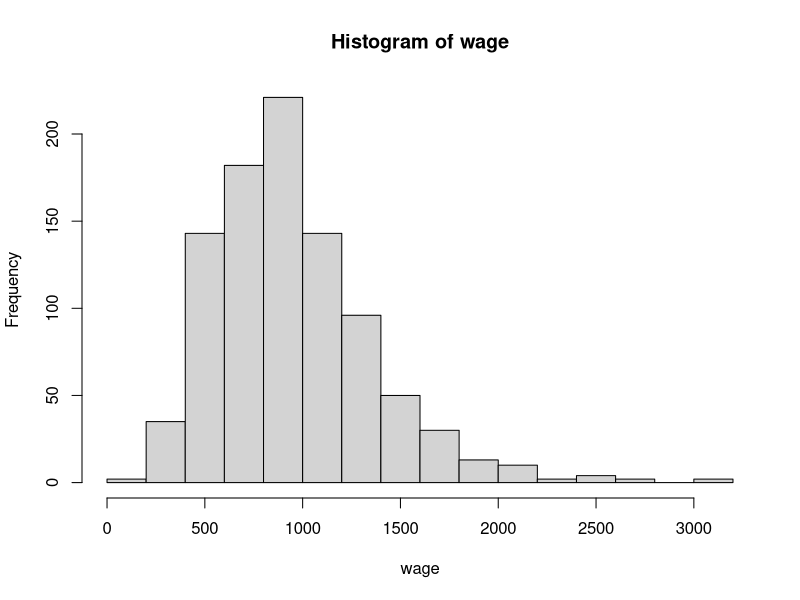
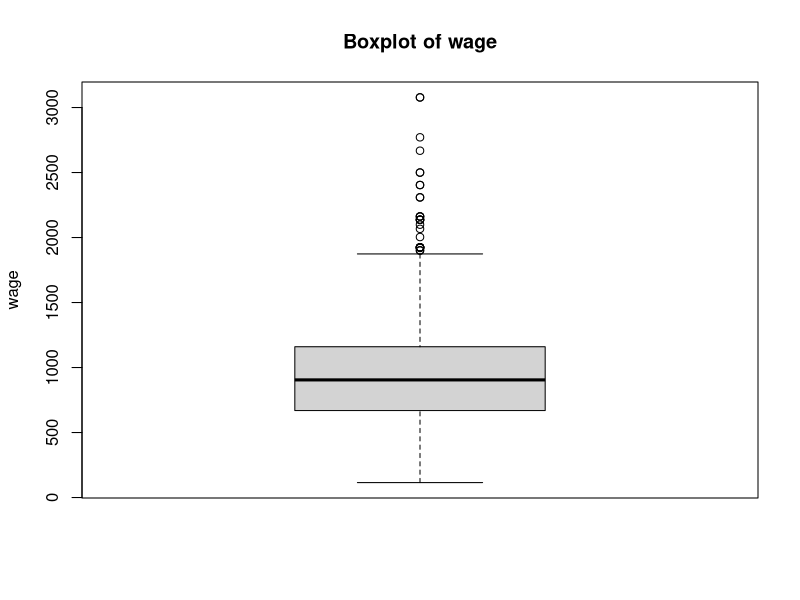
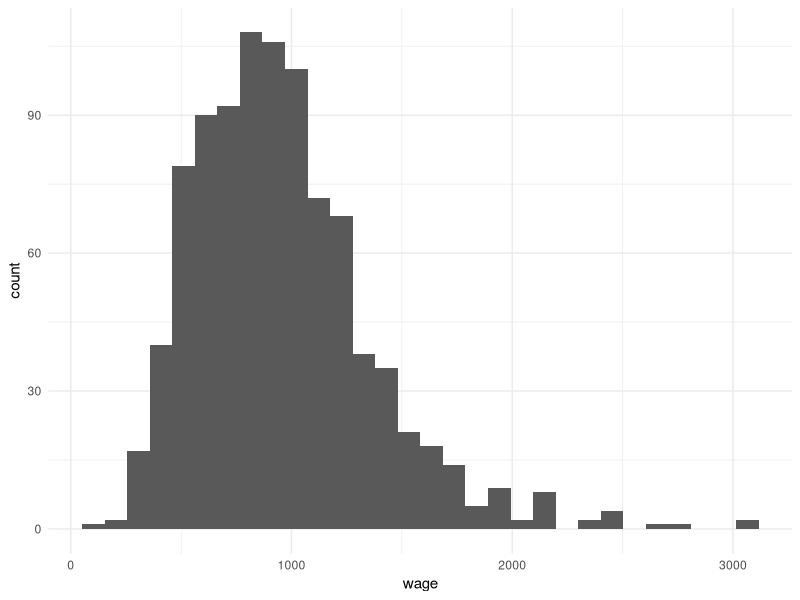
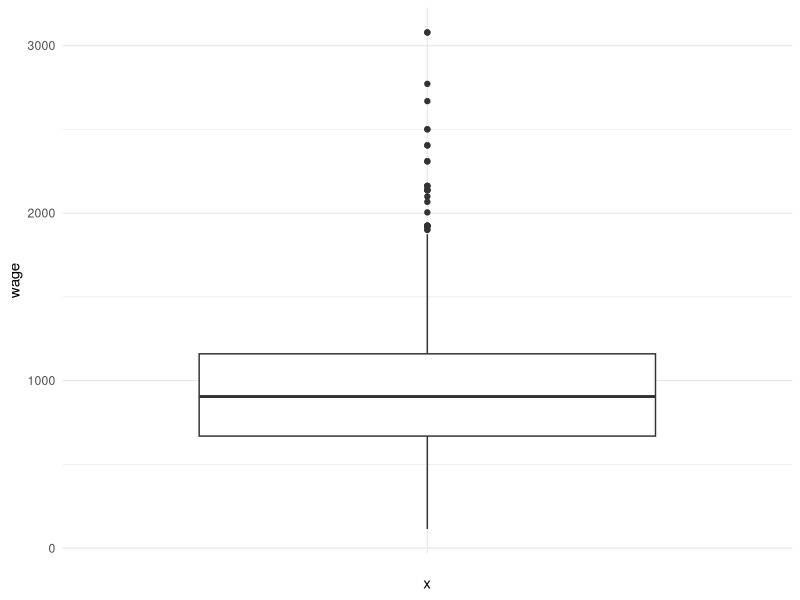
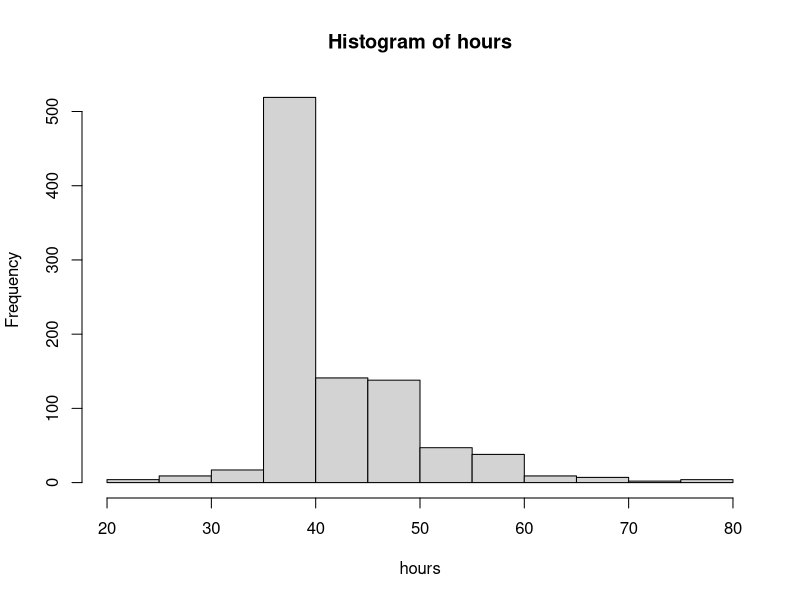
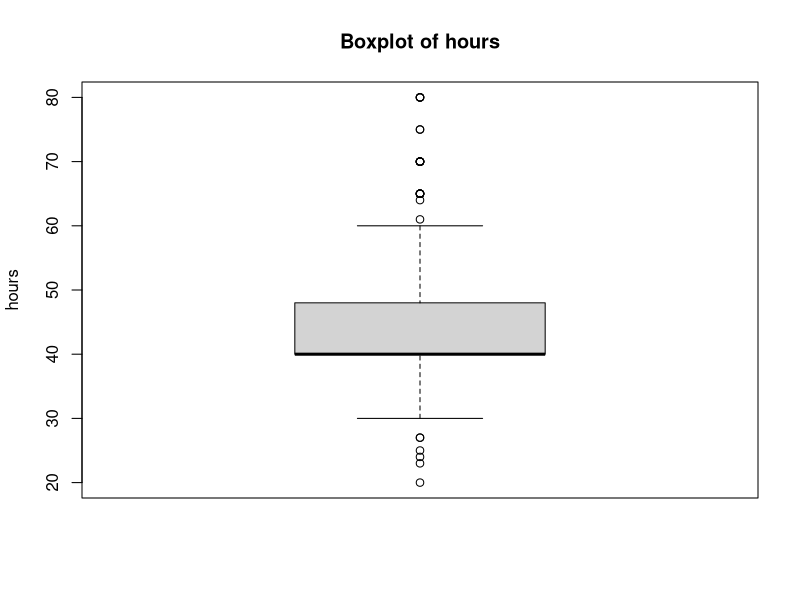
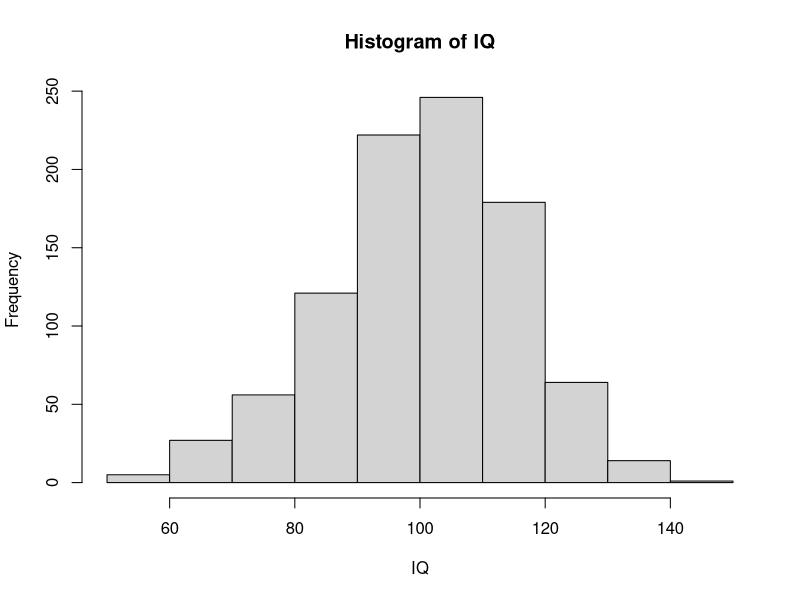
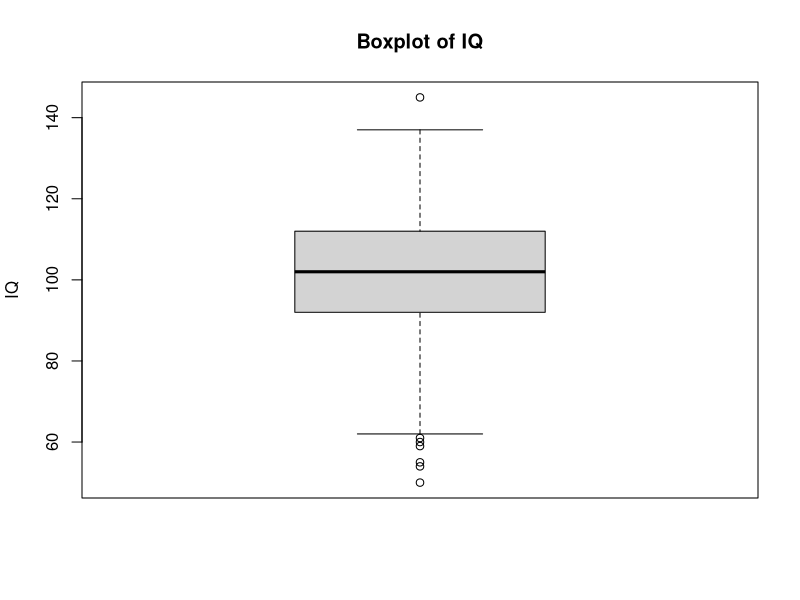

Recreate these plots in R, in order.
## ---- chunk 1
library(tidyverse)
## ---- chunk 2
wages <- read_csv("Wages.csv")
wages
## ---- chunk 3
data.frame(colnames(wages))
## ---- chunk 4
print(wages)
## ---- chunk 5
nrow(wages)
ncol(wages)
spec(wages)
## ---- chunk 6
wages[wages == "."] <- NA
wages
## ---- chunk 7
summary(wages$wage)

hist(wages$wage,
  xlab = "wage",
  main = "Histogram of wage"
) # set number of bins

boxplot(wages$wage,
  ylab = "wage",
  main = "Boxplot of wage"
)
## ---- chunk 8
summary(wages$wage)

ggplot(wages) + aes(x = wage) + geom_histogram() + theme_minimal()

ggplot(wages) + aes(x = "", y = wage) + geom_boxplot() + theme_minimal()

## ---- chunk 9
summary(wages$hours)

hist(wages$hours,
  xlab = "hours",
  main = "Histogram of hours"
) # set number of bins

boxplot(wages$hours,
  ylab = "hours",
  main = "Boxplot of hours"
)
## ---- chunk 10
summary(wages$IQ)

hist(wages$IQ,
  xlab = "IQ",
  main = "Histogram of IQ"
) # set number of bins

boxplot(wages$IQ,
  ylab = "IQ",
  main = "Boxplot of IQ"
)
## ---- chunk 11
summary(wages$KWW)

hist(wages$KWW,
  xlab = "KWW",
  main = "Histogram of KWW"
) # set number of bins

boxplot(wages$KWW,
  ylab = "KWW",
  main = "Boxplot of KWW"
)
## ---- chunk 12
summary(wages$educ)

hist(wages$educ,
  xlab = "educ",
  main = "Histogram of educ"
) # set number of bins

boxplot(wages$educ,
  ylab = "educ",
  main = "Boxplot of educ"
)
## ---- chunk 13
summary(wages$exper)

hist(wages$exper,
  xlab = "exper",
  main = "Histogram of exper",
)

boxplot(wages$exper,
  ylab = "exper",
  main = "Boxplot of exper"
)
## ---- chunk 14
summary(wages$tenure)

hist(wages$tenure,
  xlab = "tenure",
  main = "Histogram of tenure",
)

boxplot(wages$tenure,
  ylab = "tenure",
  main = "Boxplot of tenure"
)
## ---- chunk 15
summary(wages$age)

hist(wages$age,
  xlab = "age",
  main = "Histogram of age",
  breaks = max(wages$age)-min(wages$age)
)

boxplot(wages$age,
  ylab = "age",
  main = "Boxplot of age"
)
## ---- chunk 16
wages %>%
  mutate(hour_wage = (wage / (hours * 4)))
  
## ---- chunk 17
sessionInfo()
